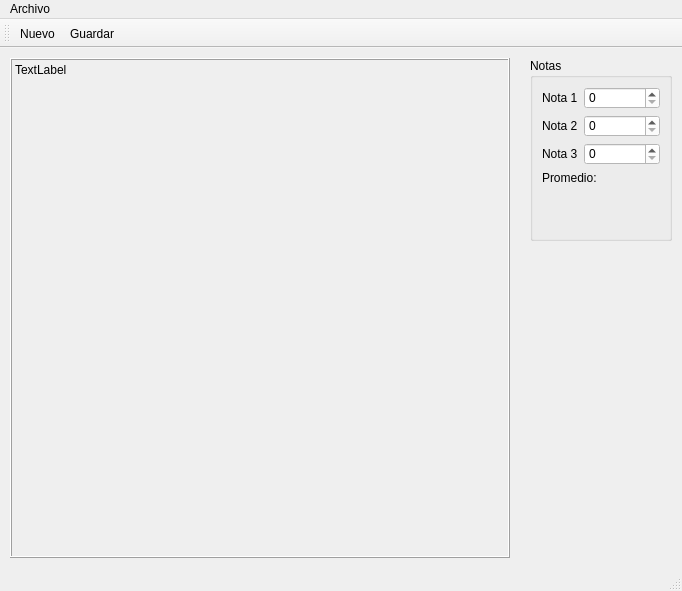
<?xml version="1.0" encoding="UTF-8"?>
<ui version="4.0">
 <class>Principal</class>
 <widget class="QMainWindow" name="Principal">
  <property name="geometry">
   <rect>
    <x>0</x>
    <y>0</y>
    <width>682</width>
    <height>591</height>
   </rect>
  </property>
  <property name="windowTitle">
   <string>Principal</string>
  </property>
  <property name="styleSheet">
   <string notr="true"/>
  </property>
  <widget class="QWidget" name="centralwidget">
   <widget class="QLabel" name="outCuadro">
    <property name="geometry">
     <rect>
      <x>10</x>
      <y>10</y>
      <width>500</width>
      <height>500</height>
     </rect>
    </property>
    <property name="minimumSize">
     <size>
      <width>500</width>
      <height>500</height>
     </size>
    </property>
    <property name="frameShape">
     <enum>QFrame::Box</enum>
    </property>
    <property name="frameShadow">
     <enum>QFrame::Raised</enum>
    </property>
    <property name="lineWidth">
     <number>1</number>
    </property>
    <property name="text">
     <string>TextLabel</string>
    </property>
    <property name="alignment">
     <set>Qt::AlignLeading|Qt::AlignLeft|Qt::AlignTop</set>
    </property>
   </widget>
   <widget class="QWidget" name="widget" native="true">
    <property name="geometry">
     <rect>
      <x>530</x>
      <y>10</y>
      <width>142</width>
      <height>183</height>
     </rect>
    </property>
    <layout class="QVBoxLayout" name="verticalLayout">
     <item>
      <widget class="QGroupBox" name="groupBox">
       <property name="styleSheet">
        <string notr="true"/>
       </property>
       <property name="title">
        <string>Notas</string>
       </property>
       <layout class="QFormLayout" name="formLayout">
        <item row="0" column="0">
         <widget class="QLabel" name="label">
          <property name="text">
           <string>Nota 1</string>
          </property>
         </widget>
        </item>
        <item row="0" column="1">
         <widget class="QSpinBox" name="inNota1">
          <property name="styleSheet">
           <string notr="true">background-color: rgb(255, 255, 255);</string>
          </property>
          <property name="maximum">
           <number>100</number>
          </property>
         </widget>
        </item>
        <item row="1" column="0">
         <widget class="QLabel" name="label_2">
          <property name="text">
           <string>Nota 2</string>
          </property>
         </widget>
        </item>
        <item row="1" column="1">
         <widget class="QSpinBox" name="inNota2">
          <property name="styleSheet">
           <string notr="true">background-color: rgb(255, 255, 255);</string>
          </property>
          <property name="maximum">
           <number>100</number>
          </property>
         </widget>
        </item>
        <item row="2" column="0">
         <widget class="QLabel" name="label_3">
          <property name="text">
           <string>Nota 3</string>
          </property>
         </widget>
        </item>
        <item row="2" column="1">
         <widget class="QSpinBox" name="inNota3">
          <property name="styleSheet">
           <string notr="true">background-color: rgb(255, 255, 255);</string>
          </property>
          <property name="maximum">
           <number>100</number>
          </property>
         </widget>
        </item>
        <item row="3" column="0" colspan="2">
         <widget class="QLabel" name="inPromedio">
          <property name="text">
           <string>Promedio:</string>
          </property>
         </widget>
        </item>
       </layout>
      </widget>
     </item>
    </layout>
   </widget>
  </widget>
  <widget class="QMenuBar" name="menubar">
   <property name="geometry">
    <rect>
     <x>0</x>
     <y>0</y>
     <width>682</width>
     <height>21</height>
    </rect>
   </property>
   <widget class="QMenu" name="menuArchivo">
    <property name="title">
     <string>Archivo</string>
    </property>
    <addaction name="actionGuardar"/>
    <addaction name="actionNuevo"/>
    <addaction name="actionSalir"/>
   </widget>
   <addaction name="menuArchivo"/>
  </widget>
  <widget class="QStatusBar" name="statusbar"/>
  <widget class="QToolBar" name="toolBar">
   <property name="windowTitle">
    <string>toolBar</string>
   </property>
   <attribute name="toolBarArea">
    <enum>TopToolBarArea</enum>
   </attribute>
   <attribute name="toolBarBreak">
    <bool>false</bool>
   </attribute>
   <addaction name="actionNuevo"/>
   <addaction name="actionGuardar"/>
  </widget>
  <action name="actionGuardar">
   <property name="icon">
    <iconset resource="Resources.qrc">
     <normaloff>:/img/save-data.png</normaloff>:/img/save-data.png</iconset>
   </property>
   <property name="text">
    <string>Guardar</string>
   </property>
   <property name="shortcut">
    <string>Ctrl+S</string>
   </property>
  </action>
  <action name="actionSalir">
   <property name="text">
    <string>Salir</string>
   </property>
   <property name="shortcut">
    <string>Ctrl+Q</string>
   </property>
  </action>
  <action name="actionNuevo">
   <property name="icon">
    <iconset resource="Resources.qrc">
     <normaloff>:/img/new-document.png</normaloff>:/img/new-document.png</iconset>
   </property>
   <property name="text">
    <string>&amp;Nuevo</string>
   </property>
   <property name="shortcut">
    <string>Ctrl+N</string>
   </property>
  </action>
 </widget>
 <resources>
  <include location="Resources.qrc"/>
 </resources>
 <connections>
  <connection>
   <sender>actionSalir</sender>
   <signal>triggered()</signal>
   <receiver>Principal</receiver>
   <slot>close()</slot>
   <hints>
    <hint type="sourcelabel">
     <x>-1</x>
     <y>-1</y>
    </hint>
    <hint type="destinationlabel">
     <x>340</x>
     <y>295</y>
    </hint>
   </hints>
  </connection>
 </connections>
</ui>
